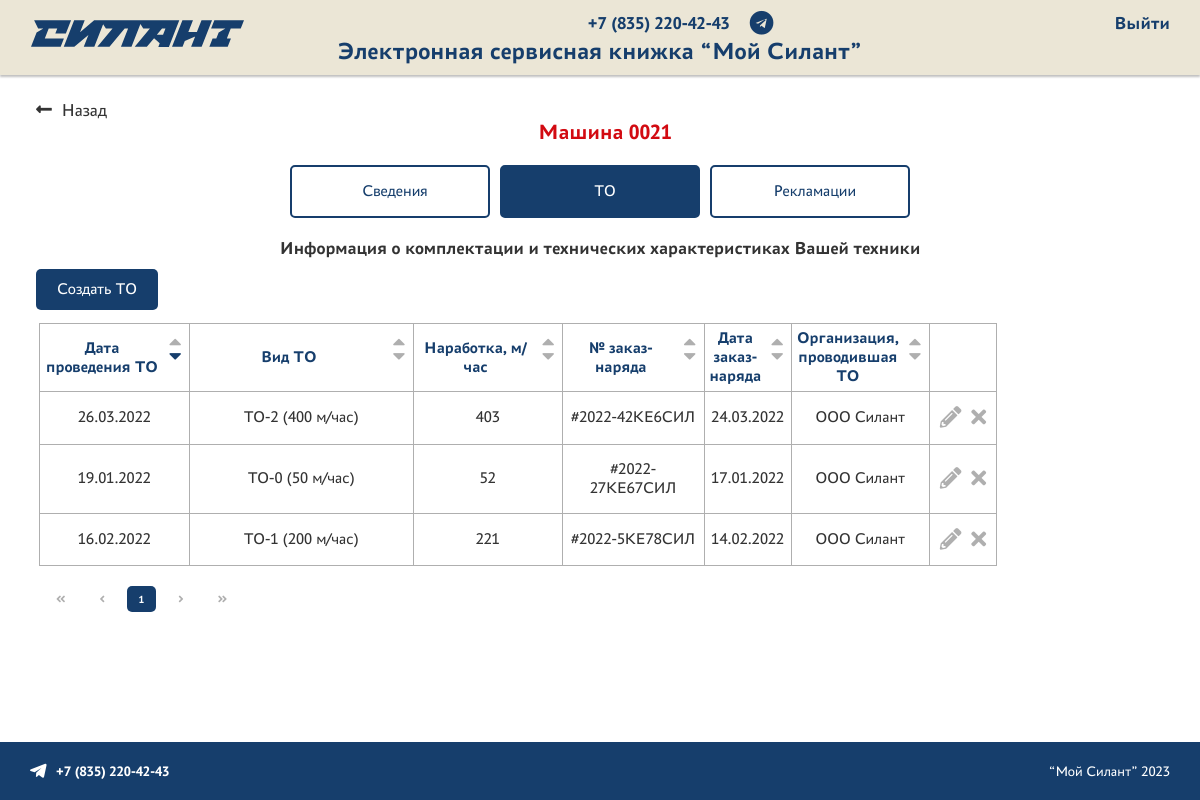
The app's page /car/3/maintenances (signed in) with its own data.
### silant_app/models.py (models this page shows, shortened)
class Machine(models.Model):
    machine_number = models.CharField(max_length=50, unique=True, verbose_name='Зав. № машины')
    machine_model = models.ForeignKey(MachineModel, related_name='machines', on_delete=models.CASCADE, verbose_name='Модель техники')
    engine_model = models.ForeignKey(Engine, related_name='machines', on_delete=models.CASCADE, verbose_name='Модель двигателя')
    engine_id = models.CharField(max_length=50, verbose_name='Зав. № двигателя')
    transmission_model = models.ForeignKey(Transmission, related_name='machines', on_delete=models.CASCADE, verbose_name='Модель трансмиссии')
    transmission_id = models.CharField(max_length=50, verbose_name='Зав. № трансмиссии')
    driving_axle_model = models.ForeignKey(DrivingAxle, related_name='machines', on_delete=models.CASCADE, verbose_name='Модель ведущего моста')
    driving_axle_id = models.CharField(max_length=50, verbose_name='Зав. № ведущего моста')
    controlled_axle_model = models.ForeignKey(ControlledAxle, related_name='machines', on_delete=models.CASCADE, verbose_name='Модель управляемого моста')
    controlled_axle_id = models.CharField(max_length=50, verbose_name='Зав. № управляемого моста')
    delivery_contract = models.CharField(max_length=255, verbose_name='Договор поставки №, дата')
    factory_shipment_date = models.DateField(default=timezone.now, verbose_name='Дата отгрузки с завода')
    end_consumer = models.CharField(max_length=100, verbose_name='Грузополучатель (конечный потребитель)')
    delivery_address = models.CharField(max_length=255, verbose_name='Адрес поставки (эксплуатации)')
    specification = models.TextField(verbose_name='Комплектация (доп. опции)')
    client = models.ForeignKey(User, on_delete=models.CASCADE, verbose_name='Клиент')
    service_company = models.ForeignKey(ServiceCompany, on_delete=models.CASCADE, verbose_name='Сервисная компания')
    class Meta:
        ordering = ['factory_shipment_date']
        db_table = 'machines'
        verbose_name = 'Машина'
        verbose_name_plural = 'Машины'

class Maintenance(models.Model):
    maintenance_type = models.ForeignKey(MaintenanceType, on_delete=models.CASCADE, verbose_name='Вид ТО')
    maintenance_date = models.DateField(default=timezone.now, verbose_name='Дата проведения ТО')
    operating_time = models.PositiveIntegerField(verbose_name='Наработка, м/час')
    work_order_number = models.CharField(max_length=100, verbose_name='№ заказ-наряда')
    work_order_date = models.DateField(default=timezone.now, verbose_name='Дата заказ-наряда')
    machine = models.ForeignKey(Machine, related_name='maintenance', on_delete=models.CASCADE, verbose_name='Машина')
    maintenance_provider = models.ForeignKey(ServiceCompany, on_delete=models.CASCADE, blank=True, null=True, verbose_name='Организация, проводившая ТО')
    class Meta:
        ordering = ['maintenance_date']
        db_table = 'maintenance'
        verbose_name = 'Техническое обслуживание'
        verbose_name_plural = 'Технические обслуживания'

class BaseModel(models.Model):
    name = models.CharField(max_length=100, verbose_name='Название')
    description = models.TextField(verbose_name='Описание', blank=True, null=True)
    class Meta:
        abstract = True

class MaintenanceType(BaseModel):
    class Meta:
        verbose_name = 'Вид технического обслуживания'
        verbose_name_plural = 'Виды технических обслуживаний'

class ServiceCompany(BaseModel):
    class Meta:
        verbose_name = 'Сервисная компания'
        verbose_name_plural = 'Сервисные компании'

### silant_app/views.py (the view)
# urls.py: path('car/<pk>/maintenances', CarMaintenanceListView.as_view(), name='car_maintenance'),
class CarMaintenanceListView(LoginRequiredMixin, PermissionRequiredMixin, ListView):
    permission_required = 'silant_app.view_maintenance'
    model = Maintenance
    template_name = 'car_maintenance.html'
    def get_queryset(self):
        machine = Machine.objects.get(pk=self.kwargs["pk"])
        return Maintenance.objects.filter(machine=machine)
    def get_context_data(self, **kwargs):
        context = super().get_context_data(**kwargs)
        context["machine"] = Machine.objects.get(pk=self.kwargs["pk"])
        return context

### templates/car_maintenance.html (shortened to what this page needs)
{% extends 'base.html' %}
{% load static %}
{% block content %}
<a class="back-page" href="{% url 'machine_list' %}"><i class="fas fa-long-arrow-alt-left"></i>Назад</a>
<div class="client">
    <h2>Машина {{machine.machine_number}}</h2>
</div>
<nav class="nav-panel">
    <ul>
        <li><a href="{% url 'machine_detail' machine.pk %}"> Сведения</a></li>
        <li class="active"><a href="{% url 'car_maintenance' machine.pk %}"> ТО</a></li>
        <li><a href="{% url 'car_claims' machine.pk %}"> Рекламации</a></li>
    </ul>
</nav>
<h3>Информация о комплектации и технических характеристиках Вашей техники</h3>
<div class="action-buttons">
    <a href="{% url 'maintenance_create' %}">Создать ТО</a>
</div>
<section class="area-table">
<table id="tableMaintenances" class="datatable" data-order='[0, "desc"]'>
    <thead class="datatable-thead">
        <tr>
            <th width="20%">Дата проведения ТО</th>
            <th width="30%">Вид ТО</th>
            <th width="20%">Наработка, м/час</th>
            <th width="20%">№ заказ-наряда</th>
            <th width="20%">Дата заказ-наряда</th>
            <th width="20%">Организация, проводившая ТО</th>
            <th width="3%"></th>
        </tr>
    </thead>
    <tbody>
    {% for obj in object_list %}
        <tr>
            <td>{{obj.maintenance_date|date:"d.m.Y"}}</td>
            <td><span class="description-js" data-url="{% url 'maintenance_description' obj.pk 'type' %}">{{obj.maintenance_type.name}}</span></td>
            <td>{{obj.operating_time}}</td>
            <td>{{obj.work_order_number}}</td>
            <td>{{obj.work_order_date|date:"d.m.Y"}}</td>
            {% if obj.maintenance_provider %}
            <td><span class="description-js" data-url="{% url 'maintenance_description' obj.pk 'maintenance_provider' %}">{{obj.maintenance_provider.name}}</span></td>
            {% else %}
            <td>Нет компании</td>
            {% endif %}
            <td>
                <div class="actions">
                    <a class="update" href="{% url 'maintenance_update' obj.pk %}"><i class="fas fa-pencil-alt"></i></a>
                    <a class="delete delete-js" data-url="{% url 'maintenance_delete' obj.pk %}"><i class="fas fa-times"></i></a>
                </div>
            </td>
        </tr>
    {% endfor %}
    </tbody>
</table>
</section>
{% endblock %}

### static/styles/style.css (style rules this page uses)
:root { font-size: 10px; font-family: "PT Astra Sans"; }
* { padding: 0; margin: 0; box-sizing: border-box; }
html, body { min-width: 100%; margin: 0; padding: 0; scroll-behavior: smooth; height: 100%; }
h1, h2, h3, h4, h5, h6 { margin: 0; padding: 0; }
h2 { font-size: 2.4rem; font-weight: bold; font-family: "PT Astra Sans"; }
h3 { font-size: 2rem; }
ul, ol { list-style: none; margin: 0; padding: 0; color: #163E6C; }
a { text-decoration: none; }
.back-page { position: absolute; font-size: 2rem; color: #333333; transition: all 0.1s linear 0s; }
.back-page i { padding-right: 10px; }
.content h2, .content h3, .content h4, .content h5 { margin: 10px 0; }
.content h2 { margin-top: 20px; text-align: center; color: #D20A11; }
.content h3 { margin-top: 20px; text-align: center; color: #333333; }
.client { display: flex; align-items: center; justify-content: center; gap: 10px; }
.nav-panel { display: block; margin-top: 10px; }
.nav-panel ul { display: flex; justify-content: center; gap: 10px; }
.nav-panel ul a { min-width: 200px; display: flex; align-items: center; justify-content: center; gap: 10px; border: 2px solid #163E6C; text-align: center; font-size: 1.8rem; color: #163E6C; font-family: "PT Astra Sans"; background-color: #ffffff; padding: 15px 30px; border-radius: 5px; cursor: pointer; transition: all 0.1s linear 0s; }
.nav-panel ul li.active a { background-color: #163E6C; color: #ffffff; }
.action-buttons { display: flex; align-items: center; margin: 10px 0; }
.action-buttons a { display: block; outline: 0; border: 1px solid transparent; text-align: center; font-size: 1.8rem; color: #ffffff; font-family: "PT Astra Sans"; background-color: #163E6C; padding: 10px 20px; border-radius: 5px; cursor: pointer; transition: all 0.1s linear 0s; }
.delete-js, .description-js { cursor: pointer; transition: all 0.1s linear 0s; }
.description-js { min-width: -webkit-max-content; min-width: -moz-max-content; min-width: max-content; display: block; }
.area-table { padding: 3px; overflow-x: auto; margin-bottom: 70px; }
table { border-collapse: collapse; }
table th { position: relative; text-align: center; font-size: 1.8rem; color: #163E6C; padding: 5px; padding-right: 30px; min-width: -webkit-max-content; min-width: -moz-max-content; min-width: max-content; border: 1px solid #AFAFAF; cursor: pointer; }
table td { text-align: center; font-size: 1.8rem; color: #333333; padding: 15px 5px; border: 1px solid #AFAFAF; }
table td a { color: #163E6C; font-weight: bold; transition: all 0.1s linear 0s; }
table .actions { padding: 0 5px; display: flex; align-items: center; gap: 10px; }
table .actions a { font-size: 2.4rem; color: #AFAFAF; transition: all 0.1s linear 0s; }

### static/styles/adaptive.css (style rules this page uses)
@media (max-width: 1300px) { :root { font-size: 9px; } }

### records on screen
Machine: machine_number "0021"
Maintenance: maintenance_date "19.01.2022", maintenance_type.name "ТО-0 (50 м/час)", operating_time "52", work_order_number "#2022-27КЕ67СИЛ", work_order_date "17.01.2022", maintenance_provider.name "ООО Силант"
Maintenance: maintenance_date "16.02.2022", maintenance_type.name "ТО-1 (200 м/час)", operating_time "221", work_order_number "#2022-5КЕ78СИЛ", work_order_date "14.02.2022", maintenance_provider.name "ООО Силант"
Maintenance: maintenance_date "26.03.2022", maintenance_type.name "ТО-2 (400 м/час)", operating_time "403", work_order_number "#2022-42КЕ6СИЛ", work_order_date "24.03.2022", maintenance_provider.name "ООО Силант"
